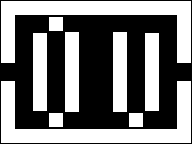

This game map was drawn from its Tiled (.tmx) file and the tilesets committed beside it. A one-line description and the full map source follow:
An orthogonal 24x18 tile map with 8x8 px tiles, 1 tile layer (Tile Layer 1).

<map version="1.0" tiledversion="1.0.3" orientation="orthogonal" renderorder="right-down" width="24" height="18" tilewidth="8" tileheight="8" nextobjectid="1">
 <tileset firstgid="1" source="../image/walls.tsx" />
 <layer name="Tile Layer 1" width="24" height="18">
  <data encoding="csv">
1610612738,1,1,1,1,1,1,1,1,1,1,1,1,1,1,1,1,1,1,1,1,1,1,2,
1610612737,2684354570,3221225473,3221225473,3221225473,3221225473,3221225473,3221225473,3221225473,3221225473,3221225473,3221225473,3221225473,3221225473,3221225473,3221225473,3221225473,3221225473,3221225473,3221225473,3221225473,3221225473,3221225482,2684354561,
1610612737,2684354561,0,0,0,0,1610612738,2,0,0,0,0,0,0,0,0,0,0,0,0,0,0,1610612737,2684354561,
1610612737,2684354561,0,0,0,0,3221225474,2684354562,0,0,0,0,0,0,0,0,0,0,0,0,0,0,1610612737,2684354561,
1610612737,2684354561,0,0,1610612738,2,0,0,1610612737,2684354561,0,0,0,0,1610612737,2684354561,0,0,1610612738,2,0,0,1610612737,2684354561,
1610612737,2684354561,0,0,1610612737,2684354561,0,0,1610612737,2684354561,0,0,0,0,1610612737,2684354561,0,0,1610612737,2684354561,0,0,1610612737,2684354561,
1610612737,2684354561,0,0,1610612737,2684354561,0,0,1610612737,2684354561,0,0,0,0,1610612737,2684354561,0,0,1610612737,2684354561,0,0,1610612737,2684354561,
3221225474,2684354562,0,0,1610612737,2684354561,0,0,1610612737,2684354561,0,0,0,0,1610612737,2684354561,0,0,1610612737,2684354561,0,0,3221225474,2684354562,
0,0,0,0,1610612737,2684354561,0,0,1610612737,2684354561,0,0,0,0,1610612737,2684354561,0,0,1610612737,2684354561,0,0,0,0,
0,0,0,0,1610612737,2684354561,0,0,1610612737,2684354561,0,0,0,0,1610612737,2684354561,0,0,1610612737,2684354561,0,0,0,0,
1610612738,2,0,0,1610612737,2684354561,0,0,1610612737,2684354561,0,0,0,0,1610612737,2684354561,0,0,1610612737,2684354561,0,0,1610612738,2,
1610612737,2684354561,0,0,1610612737,2684354561,0,0,1610612737,2684354561,0,0,0,0,1610612737,2684354561,0,0,1610612737,2684354561,0,0,1610612737,2684354561,
1610612737,2684354561,0,0,1610612737,2684354561,0,0,1610612737,2684354561,0,0,0,0,1610612737,2684354561,0,0,1610612737,2684354561,0,0,1610612737,2684354561,
1610612737,2684354561,0,0,3221225474,2684354562,0,0,1610612737,2684354561,0,0,0,0,1610612737,2684354561,0,0,3221225474,2684354562,0,0,1610612737,2684354561,
1610612737,2684354561,0,0,0,0,1610612738,2,0,0,0,0,0,0,0,0,1610612738,2,0,0,0,0,1610612737,2684354561,
1610612737,2684354561,0,0,0,0,3221225474,2684354562,0,0,0,0,0,0,0,0,3221225474,2684354562,0,0,0,0,1610612737,2684354561,
1610612737,10,1,1,1,1,1,1,1,1,1,1,1,1,1,1,1,1,1,1,1,1,1610612746,2684354561,
3221225474,3221225473,3221225473,3221225473,3221225473,3221225473,3221225473,3221225473,3221225473,3221225473,3221225473,3221225473,3221225473,3221225473,3221225473,3221225473,3221225473,3221225473,3221225473,3221225473,3221225473,3221225473,3221225473,2684354562
</data>
 </layer>
</map>